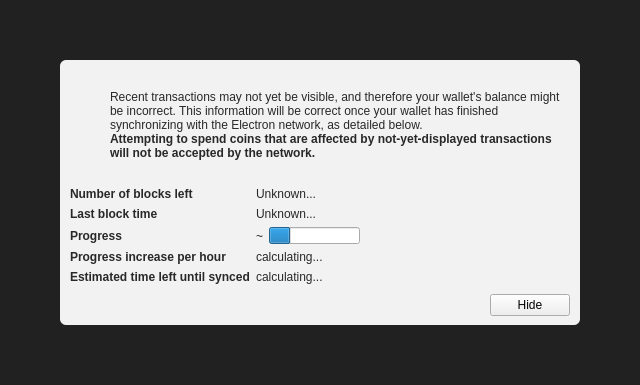
<?xml version="1.0" encoding="UTF-8"?>
<ui version="4.0">
 <class>ModalOverlay</class>
 <widget class="ModalOverlay" name="ModalOverlay">
  <property name="geometry">
   <rect>
    <x>0</x>
    <y>0</y>
    <width>640</width>
    <height>385</height>
   </rect>
  </property>
  <property name="windowTitle">
   <string>Form</string>
  </property>
  <layout class="QVBoxLayout" name="verticalLayout" stretch="0">
   <property name="sizeConstraint">
    <enum>QLayout::SetDefaultConstraint</enum>
   </property>
   <property name="leftMargin">
    <number>0</number>
   </property>
   <property name="topMargin">
    <number>0</number>
   </property>
   <property name="rightMargin">
    <number>0</number>
   </property>
   <property name="bottomMargin">
    <number>0</number>
   </property>
   <item>
    <widget class="QWidget" name="bgWidget" native="true">
     <property name="styleSheet">
      <string notr="true">#bgWidget { background: rgba(0,0,0,220); }</string>
     </property>
     <layout class="QVBoxLayout" name="verticalLayoutMain" stretch="1">
      <property name="leftMargin">
       <number>60</number>
      </property>
      <property name="topMargin">
       <number>60</number>
      </property>
      <property name="rightMargin">
       <number>60</number>
      </property>
      <property name="bottomMargin">
       <number>60</number>
      </property>
      <item>
       <widget class="QWidget" name="contentWidget" native="true">
        <property name="styleSheet">
         <string notr="true">#contentWidget { background: rgba(255,255,255,240); border-radius: 6px; }

QLabel { color: rgb(40,40,40);  }</string>
        </property>
        <layout class="QVBoxLayout" name="verticalLayoutSub" stretch="1,0,0,0">
         <property name="spacing">
          <number>0</number>
         </property>
         <property name="leftMargin">
          <number>10</number>
         </property>
         <property name="topMargin">
          <number>10</number>
         </property>
         <property name="rightMargin">
          <number>10</number>
         </property>
         <property name="bottomMargin">
          <number>10</number>
         </property>
         <item>
          <layout class="QHBoxLayout" name="horizontalLayoutIconText" stretch="0,1">
           <property name="topMargin">
            <number>20</number>
           </property>
           <item>
            <layout class="QVBoxLayout" name="verticalLayoutIcon">
             <property name="leftMargin">
              <number>0</number>
             </property>
             <item>
              <widget class="QPushButton" name="warningIcon">
               <property name="enabled">
                <bool>false</bool>
               </property>
               <property name="text">
                <string/>
               </property>
               <property name="icon">
                <iconset>
                 <normaloff>:/icons/warning</normaloff>
                 <disabledoff>:/icons/warning</disabledoff>:/icons/warning</iconset>
               </property>
               <property name="iconSize">
                <size>
                 <width>48</width>
                 <height>48</height>
                </size>
               </property>
               <property name="flat">
                <bool>true</bool>
               </property>
              </widget>
             </item>
             <item>
              <spacer name="verticalSpacerWarningIcon">
               <property name="orientation">
                <enum>Qt::Vertical</enum>
               </property>
               <property name="sizeHint" stdset="0">
                <size>
                 <width>20</width>
                 <height>40</height>
                </size>
               </property>
              </spacer>
             </item>
            </layout>
           </item>
           <item>
            <layout class="QVBoxLayout" name="verticalLayoutInfoText">
             <property name="leftMargin">
              <number>0</number>
             </property>
             <property name="topMargin">
              <number>0</number>
             </property>
             <item>
              <widget class="QLabel" name="infoText">
               <property name="text">
                <string>Recent transactions may not yet be visible, and therefore your wallet's balance might be incorrect. This information will be correct once your wallet has finished synchronizing with the Electron network, as detailed below.</string>
               </property>
               <property name="textFormat">
                <enum>Qt::RichText</enum>
               </property>
               <property name="wordWrap">
                <bool>true</bool>
               </property>
              </widget>
             </item>
             <item>
              <widget class="QLabel" name="infoTextStrong">
               <property name="font">
                <font>
                 <weight>75</weight>
                 <bold>true</bold>
                </font>
               </property>
               <property name="text">
                <string>Attempting to spend coins that are affected by not-yet-displayed transactions will not be accepted by the network.</string>
               </property>
               <property name="textFormat">
                <enum>Qt::RichText</enum>
               </property>
               <property name="wordWrap">
                <bool>true</bool>
               </property>
              </widget>
             </item>
             <item>
              <spacer name="verticalSpacerInTextSpace">
               <property name="orientation">
                <enum>Qt::Vertical</enum>
               </property>
               <property name="sizeHint" stdset="0">
                <size>
                 <width>20</width>
                 <height>40</height>
                </size>
               </property>
              </spacer>
             </item>
            </layout>
           </item>
          </layout>
         </item>
         <item>
          <spacer name="verticalSpacerAfterText">
           <property name="orientation">
            <enum>Qt::Vertical</enum>
           </property>
           <property name="sizeHint" stdset="0">
            <size>
             <width>20</width>
             <height>40</height>
            </size>
           </property>
          </spacer>
         </item>
         <item>
          <layout class="QFormLayout" name="formLayout">
           <property name="fieldGrowthPolicy">
            <enum>QFormLayout::FieldsStayAtSizeHint</enum>
           </property>
           <property name="horizontalSpacing">
            <number>6</number>
           </property>
           <property name="verticalSpacing">
            <number>6</number>
           </property>
           <property name="topMargin">
            <number>10</number>
           </property>
           <item row="0" column="0">
            <widget class="QLabel" name="labelNumberOfBlocksLeft">
             <property name="font">
              <font>
               <weight>75</weight>
               <bold>true</bold>
              </font>
             </property>
             <property name="text">
              <string>Number of blocks left</string>
             </property>
            </widget>
           </item>
           <item row="0" column="1">
            <widget class="QLabel" name="numberOfBlocksLeft">
             <property name="text">
              <string>Unknown...</string>
             </property>
            </widget>
           </item>
           <item row="1" column="0">
            <widget class="QLabel" name="labelLastBlockTime">
             <property name="font">
              <font>
               <weight>75</weight>
               <bold>true</bold>
              </font>
             </property>
             <property name="text">
              <string>Last block time</string>
             </property>
            </widget>
           </item>
           <item row="1" column="1">
            <widget class="QLabel" name="newestBlockDate">
             <property name="sizePolicy">
              <sizepolicy hsizetype="Maximum" vsizetype="Preferred">
               <horstretch>0</horstretch>
               <verstretch>0</verstretch>
              </sizepolicy>
             </property>
             <property name="text">
              <string>Unknown...</string>
             </property>
            </widget>
           </item>
           <item row="2" column="0">
            <widget class="QLabel" name="labelSyncDone">
             <property name="font">
              <font>
               <weight>75</weight>
               <bold>true</bold>
              </font>
             </property>
             <property name="text">
              <string>Progress</string>
             </property>
            </widget>
           </item>
           <item row="2" column="1">
            <layout class="QHBoxLayout" name="horizontalLayoutSync" stretch="0,1">
             <item>
              <widget class="QLabel" name="percentageProgress">
               <property name="text">
                <string notr="true">~</string>
               </property>
              </widget>
             </item>
             <item>
              <widget class="QProgressBar" name="progressBar">
               <property name="value">
                <number>24</number>
               </property>
               <property name="format">
                <string/>
               </property>
              </widget>
             </item>
            </layout>
           </item>
           <item row="4" column="0">
            <widget class="QLabel" name="labelProgressIncrease">
             <property name="font">
              <font>
               <weight>75</weight>
               <bold>true</bold>
              </font>
             </property>
             <property name="text">
              <string>Progress increase per hour</string>
             </property>
            </widget>
           </item>
           <item row="4" column="1">
            <widget class="QLabel" name="progressIncreasePerH">
             <property name="text">
              <string>calculating...</string>
             </property>
            </widget>
           </item>
           <item row="5" column="0">
            <widget class="QLabel" name="labelEstimatedTimeLeft">
             <property name="font">
              <font>
               <weight>75</weight>
               <bold>true</bold>
              </font>
             </property>
             <property name="text">
              <string>Estimated time left until synced</string>
             </property>
            </widget>
           </item>
           <item row="5" column="1">
            <widget class="QLabel" name="expectedTimeLeft">
             <property name="text">
              <string>calculating...</string>
             </property>
            </widget>
           </item>
          </layout>
         </item>
         <item>
          <layout class="QHBoxLayout" name="horizontalLayoutButtons">
           <property name="leftMargin">
            <number>10</number>
           </property>
           <property name="topMargin">
            <number>10</number>
           </property>
           <item>
            <spacer name="horizontalSpacer">
             <property name="orientation">
              <enum>Qt::Horizontal</enum>
             </property>
             <property name="sizeHint" stdset="0">
              <size>
               <width>40</width>
               <height>20</height>
              </size>
             </property>
            </spacer>
           </item>
           <item>
            <widget class="QPushButton" name="closeButton">
             <property name="text">
              <string>Hide</string>
             </property>
            </widget>
           </item>
          </layout>
         </item>
        </layout>
       </widget>
      </item>
     </layout>
    </widget>
   </item>
  </layout>
 </widget>
 <customwidgets>
  <customwidget>
   <class>ModalOverlay</class>
   <extends>QWidget</extends>
   <header>modaloverlay.h</header>
   <container>1</container>
  </customwidget>
 </customwidgets>
 <resources/>
 <connections/>
</ui>
